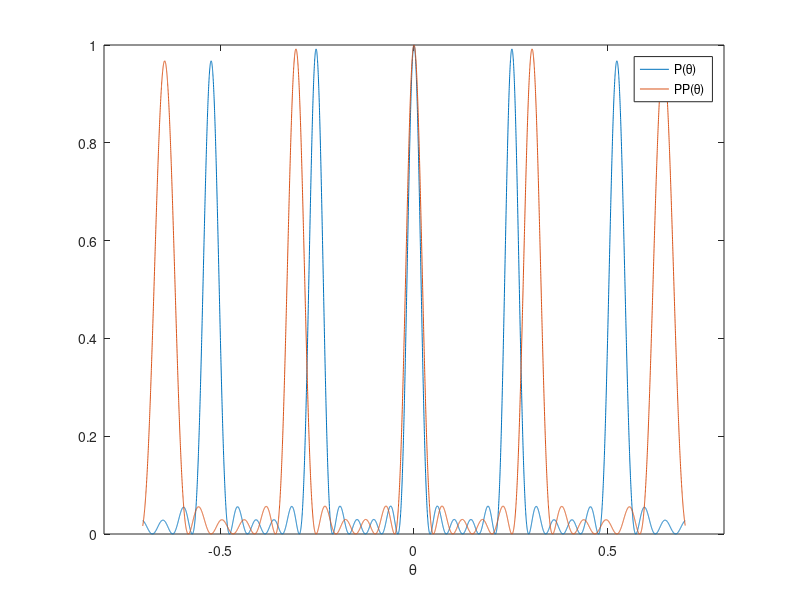

The MATLAB script that drew this image:
% D13FAGRRES
% Two diffraction pattern of a grating to study resolution.

% Diffraction on an amplitude grating with width of openings d, center to center
% distance of strips a, wavelength ?, distance from grating to screen X and
% coordinate on screen Y.
% All distances and wavelength in mm, number of lines N. Normal incidence.
% All parameters are globally defined above the graph.
% P(A) is the product of interference and diffraction factor.
% The resolution is given as ?/?? = N and introduced in the formulas of the
% second grating.

function D13FAGRRES;

Theta = (-0.7001:0.0002:0.7);
d = 0.0001;
Lamda = 0.0005;
LamdaLamda = 0.0006;
a = 0.002;
N = 6;


D = (sin(pi*(d/Lamda)*sin(Theta))./(pi*(d/Lamda)*sin(Theta))).^2;
DD = (sin(pi*(d/LamdaLamda)*sin(Theta))./(pi*(d/LamdaLamda)*sin(Theta))).^2;

I= (sin(pi*(a/Lamda)*sin(Theta)*N)./(N*sin(pi*(a/Lamda)*sin(Theta)))).^2;
II= (sin(pi*(a/LamdaLamda)*sin(Theta)*N)./(N*sin(pi*(a/LamdaLamda)*sin(Theta)))).^2;

P = D.*I;
PP = DD.*II;

figure(1);
plot(Theta,P,Theta,PP);
axis([-0.8 0.8 0 1]);                  % PLOTS LIMITS                    
xlabel('\theta');
legend('P(\theta)','PP(\theta)');
